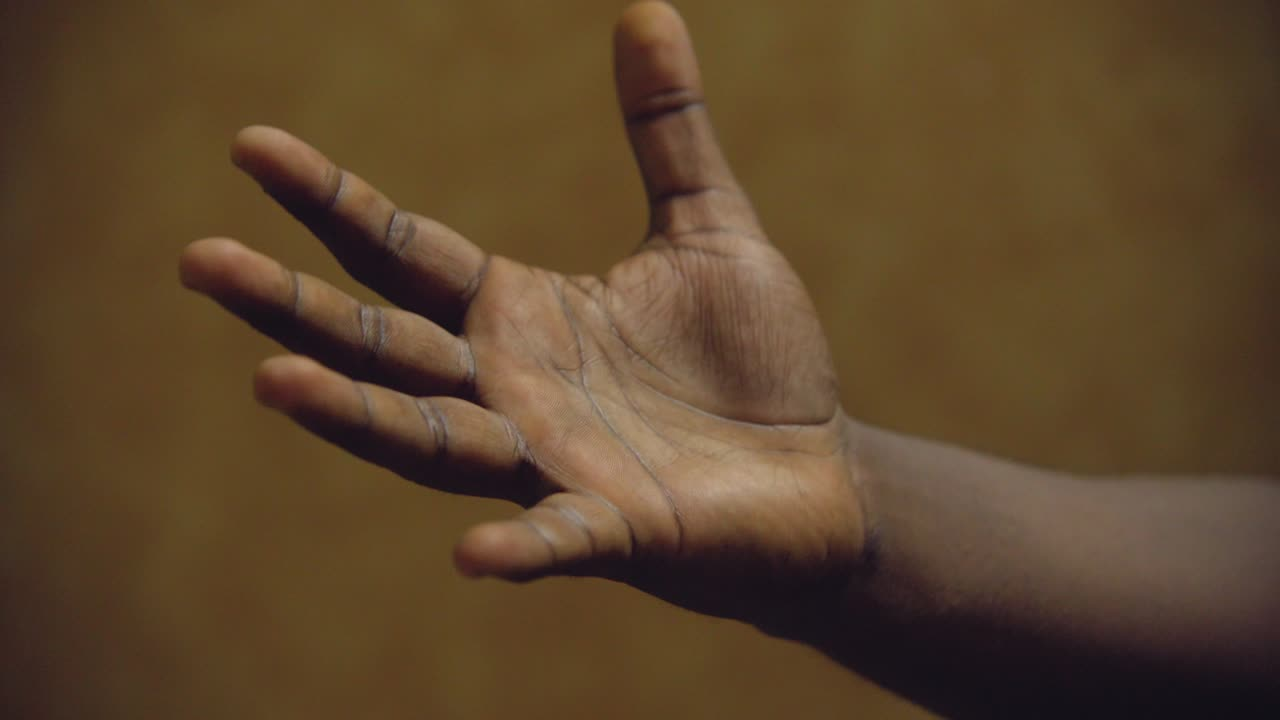
#> input picture assets/photo.jpg, 1280 x 720 px
$ python -i composition.py   (imports and definitions only)
#> lines starting #> are read from the running program, lines starting #| are printed output that depends on the picture; after the words box and inside, x2 and y2 are one past the last pixel; in counts of white or black regions, pixels touching at a corner belong together
#> further down, picture is the input picture: PIL image 1280x720 RGB; mean R, G, B 92.1, 68.9, 43.5
"""Weight distribution, symmetry, and complexity analysis.

Analyzes spatial composition by computing luminance-weighted quadrant
distribution, horizontal/vertical symmetry, complexity, and visual
center of mass.
"""

import logging
from typing import Any

import cv2
import numpy as np
from PIL import Image

logger = logging.getLogger(__name__)


def analyze_composition(img: Image.Image) -> dict[str, Any]:
    """Analyze spatial composition of an image.

    Args:
        img: PIL Image (RGB)

    Returns:
        Dict with weight_quadrants, symmetry, complexity, center_of_mass, aspect_ratio.
    """
    gray = np.array(img.convert("L"), dtype=np.float64) / 255.0
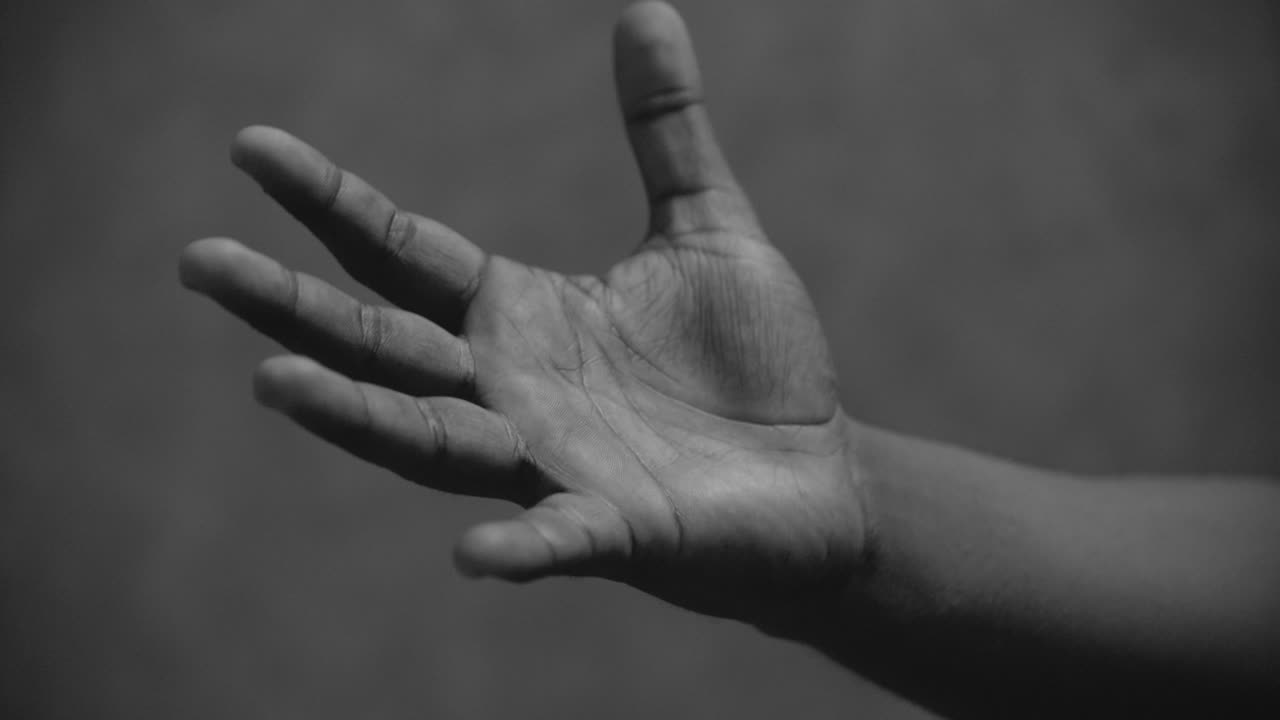
#> gray: shape (720, 1280) float64; min 0.051, max 0.655, mean 0.286
    h, w = gray.shape
#> h = 720; w = 1280

    # Resize for consistent analysis
    max_dim = 512
    if max(h, w) > max_dim:
        scale = max_dim / max(h, w)
#> scale = 0.4
        gray = cv2.resize(gray, (int(w * scale), int(h * scale)), interpolation=cv2.INTER_AREA)
#> gray: shape (288, 512) float64
        h, w = gray.shape
#> h = 288; w = 512

    # Edge map for weighting
    gray_u8 = (gray * 255).astype(np.uint8)
    edges = cv2.Canny(gray_u8, 50, 150).astype(np.float64) / 255.0
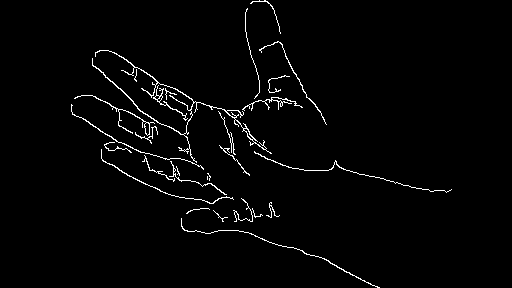
#> edges: shape (288, 512) float64; values 0 (black) and 1 (white), 2% white in thin lines or dots, all inside (x1, y1, x2, y2) = (71, 0, 452, 288)

    # Combined weight: luminance * (1 + edges) to emphasize detailed bright areas
    weight = gray * (1.0 + edges)
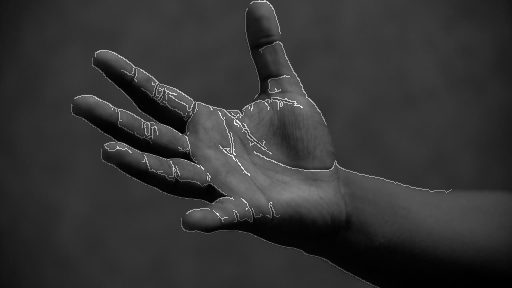
#> weight: shape (288, 512) float64; min 0.0667, max 1.17, mean 0.293; drawn with min black and max white

    # Weight quadrants
    mid_h, mid_w = h // 2, w // 2
#> mid_h = 144; mid_w = 256
    tl = float(np.sum(weight[:mid_h, :mid_w]))
#> tl = 11258.2
    tr = float(np.sum(weight[:mid_h, mid_w:]))
#> tr = 11365.2
    bl = float(np.sum(weight[mid_h:, :mid_w]))
#> bl = 10534.8
    br = float(np.sum(weight[mid_h:, mid_w:]))
#> br = 10015.1
    total = tl + tr + bl + br
#> total = 43173.4

    if total > 1e-8:
        tl_pct = round(tl / total * 100, 1)
#> tl_pct = 26.1
        tr_pct = round(tr / total * 100, 1)
#> tr_pct = 26.3
        bl_pct = round(bl / total * 100, 1)
#> bl_pct = 24.4
        br_pct = round(br / total * 100, 1)
#> br_pct = 23.2
    else:
        tl_pct = tr_pct = bl_pct = br_pct = 25.0

    # Horizontal symmetry: compare left half to flipped right half
    left = gray[:, :mid_w]
    right = gray[:, -mid_w:]  # handle odd widths
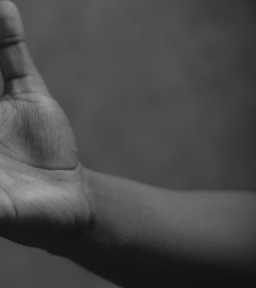
#> right: shape (288, 256) float64; min 0.0667, max 0.648, mean 0.286
    right_flipped = np.fliplr(right)
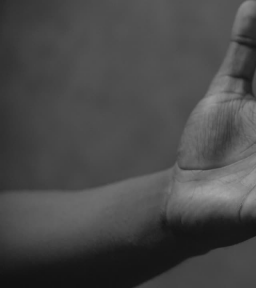
#> right_flipped: shape (288, 256) float64; min 0.0667, max 0.648, mean 0.286
    min_w_sym = min(left.shape[1], right_flipped.shape[1])
#> min_w_sym = 256
    h_diff = np.mean(np.abs(left[:, :min_w_sym] - right_flipped[:, :min_w_sym]))
#> h_diff = 0.073
    h_symmetry = max(0.0, 1.0 - h_diff * 2.5)  # scale so 0.4 diff -> ~0 symmetry
#> h_symmetry = 0.817

    # Vertical symmetry: compare top half to flipped bottom half
    top = gray[:mid_h, :]
    bottom = gray[-mid_h:, :]
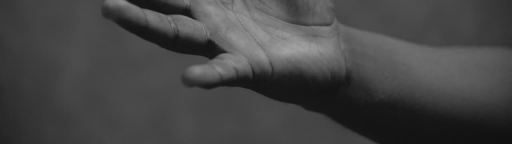
#> bottom: shape (144, 512) float64; min 0.0667, max 0.648, mean 0.273
    bottom_flipped = np.flipud(bottom)
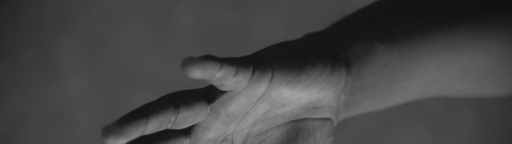
#> bottom_flipped: shape (144, 512) float64; min 0.0667, max 0.648, mean 0.273
    min_h_sym = min(top.shape[0], bottom_flipped.shape[0])
#> min_h_sym = 144
    v_diff = np.mean(np.abs(top[:min_h_sym, :] - bottom_flipped[:min_h_sym, :]))
#> v_diff = 0.0814
    v_symmetry = max(0.0, 1.0 - v_diff * 2.5)
#> v_symmetry = 0.797

    # Complexity: combination of edge density and color variance
    edge_density = float(np.mean(edges > 0))
#> edge_density = 0.0205
    local_var = cv2.blur(gray_u8, (16, 16)).astype(np.float64) / 255.0
    var_of_local = float(np.std(local_var))
#> var_of_local = 0.0867
    complexity = min(1.0, edge_density * 2 + var_of_local)
#> complexity = 0.128

    # Visual center of mass
    y_coords, x_coords = np.mgrid[0:h, 0:w]
    weight_sum = np.sum(weight)
#> weight_sum = 43173.4
    if weight_sum > 1e-8:
        cx = float(np.sum(x_coords * weight) / weight_sum) / w
#> cx = 0.499
        cy = float(np.sum(y_coords * weight) / weight_sum) / h
#> cy = 0.476
    else:
        cx, cy = 0.5, 0.5

    # Aspect ratio
    orig_w, orig_h = img.size
#> orig_w = 1280; orig_h = 720
    aspect = orig_w / orig_h if orig_h > 0 else 1.0
#> aspect = 1.78

    # Aspect ratio label
    if abs(aspect - 1.0) < 0.05:
        aspect_label = "1:1"
    elif abs(aspect - 16 / 9) < 0.1:
        aspect_label = "16:9"
    elif abs(aspect - 4 / 3) < 0.1:
        aspect_label = "4:3"
    elif abs(aspect - 21 / 9) < 0.15:
        aspect_label = "21:9"
    elif abs(aspect - 9 / 16) < 0.1:
        aspect_label = "9:16"
    elif abs(aspect - 3 / 4) < 0.1:
        aspect_label = "3:4"
    else:
        aspect_label = f"{aspect:.2f}:1"

    return {
        "weight_quadrants": {
            "top_left": tl_pct,
            "top_right": tr_pct,
            "bottom_left": bl_pct,
            "bottom_right": br_pct,
        },
        "symmetry": {
            "horizontal": round(float(h_symmetry), 3),
            "vertical": round(float(v_symmetry), 3),
        },
        "complexity": round(float(complexity), 3),
        "center_of_mass": {
            "x": round(cx, 3),
            "y": round(cy, 3),
        },
        "aspect_ratio": round(aspect, 3),
        "aspect_label": aspect_label,
        "resolution": {"width": orig_w, "height": orig_h},
    }

>>> from PIL import Image
>>> picture = Image.open('../../assets/photo.jpg')
>>> result = analyze_composition(picture)
#> result = 7 items

$ run again, on assets/nature.jpg
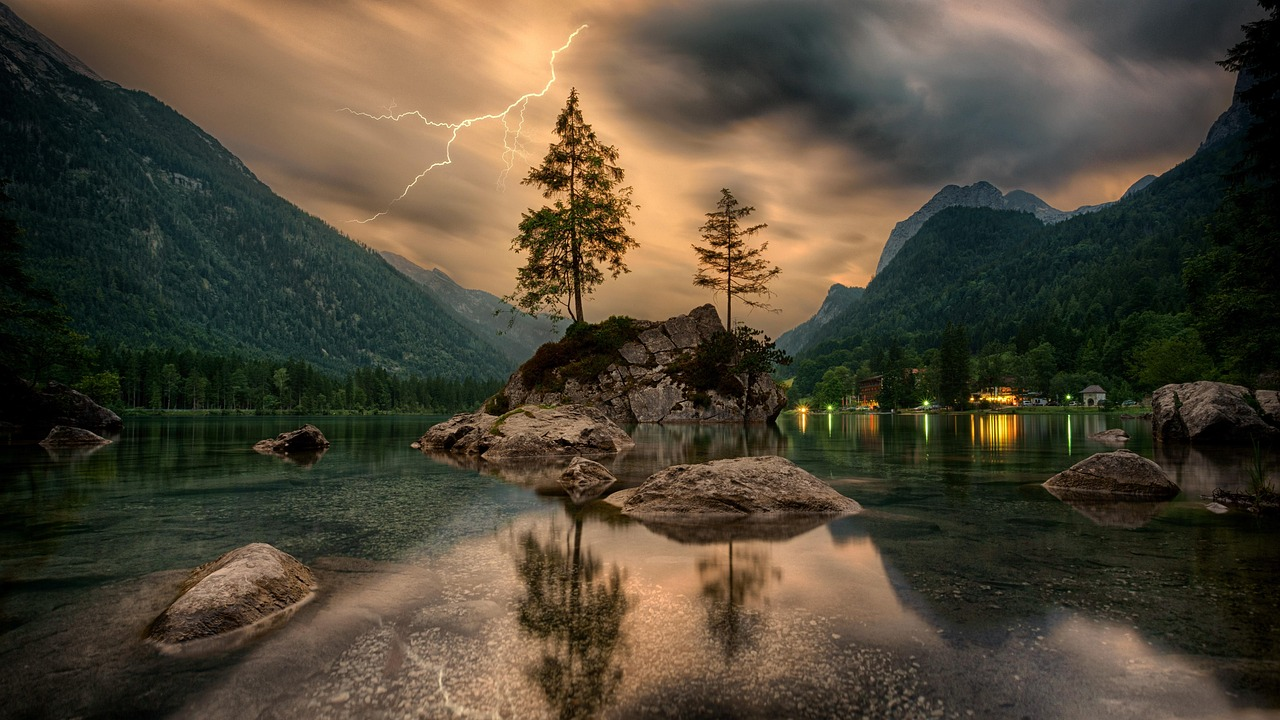
#> input picture assets/nature.jpg, 1280 x 720 px
#> picture is the input picture: PIL image 1280x720 RGB; mean R, G, B 79.8, 70.9, 54.4
#> in analyze_composition, `edges = cv2.Canny(gray_u8, 50, 150).astype(np.float64) / 255.0`:
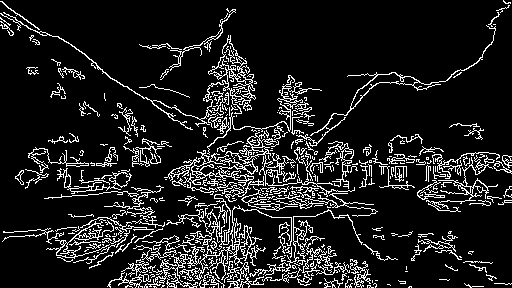
#> edges: shape (288, 512) float64; values 0 (black) and 1 (white), 12% white in thin lines or dots
#> tl = 14121.5
#> tr = 11376
#> bl = 11002.6
#> br = 10116.6
#> total = 46616.6
#> tl_pct = 30.3
#> tr_pct = 24.4
#> bl_pct = 23.6
#> br_pct = 21.7
#> h_diff = 0.135
#> h_symmetry = 0.663
#> v_diff = 0.156
#> v_symmetry = 0.611
#> edge_density = 0.12
#> in analyze_composition, `local_var = cv2.blur(gray_u8, (16, 16)).astype(np.float64) / 255.0`:
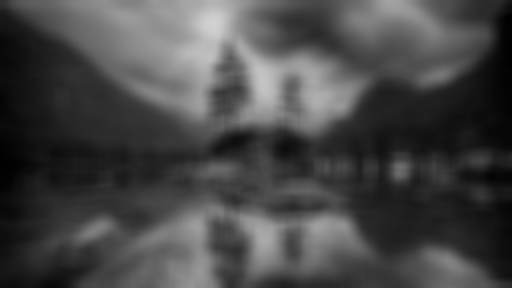
#> local_var: shape (288, 512) float64; min 0, max 0.82, mean 0.28
#> var_of_local = 0.178
#> complexity = 0.417
#> weight_sum = 46616.6
#> cx = 0.489
#> cy = 0.472
#> result = 7 items
